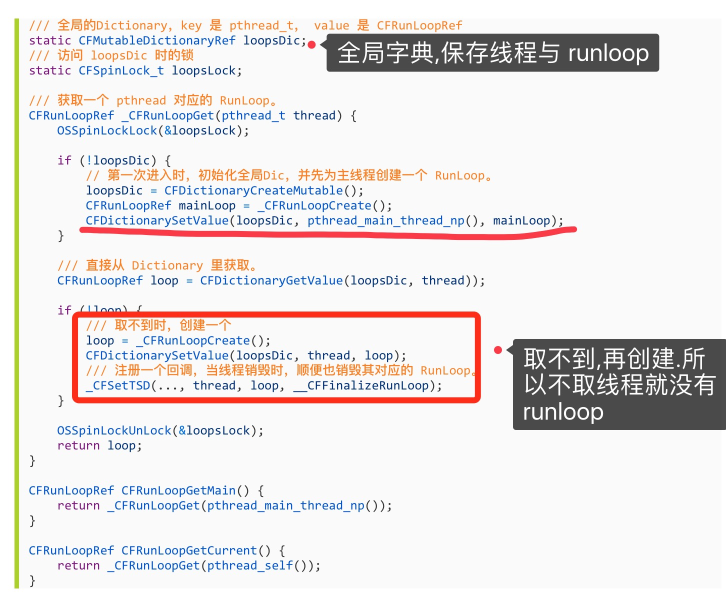
#> input picture runloop.png, 1452 x 1186 px (shown at 1/2 size)
$ python module_6.2.py runloop.png
#> lines starting #> are read from the running program, lines starting #| are printed output that depends on the picture
### decorator.py
#!/usr/bin/env python3
# -*- coding: utf-8 -*-

'time count'

__author__ = 'roni'


import functools
import time

import sys

'''
print(sys.version)
print(sys.getdefaultencoding())
print('我得到的'.encode('utf-8'))
'''

'''
def log(func):
	@functools.wraps(func)
	def wrapper(*args, **kw):
		print('begin call')
		return func(*args, **kw)
	return wrapper

@log
def new():
	print("end call")

f = new

print(new.__name__)
print(f.__name__)

# 装饰器”（Decorator）: 在代码运行期间动态增加功能的方式 => 本质上，decorator就是一个返回函数的高阶函数

f()


def log(text):
	def decorator(func):
		@functools.wraps(func)
		def wapper(*args, **kw):
			print("begin call")
		    return func(*args, **kw)
		return wrapper
'''


def log(func):
	@functools.wraps(func)
	def wrapper(*args, **kw):
		b = time.time()
		func(*args, **kw)
		e = time.time()
		r = e-b
		print("%s" % func.__name__,"use time:%.10f" % r)
	return wrapper

'''
@log
def funcTime(des):
	print(des)

funcTime("i zui shuai")
'''

#log(funcTime)()

'''
# 当函数的参数个数太多，需要简化时，使用functools.partial可以创建一个新的函数，这个新函数可以固定住原函数的部分参数，从而在调用时更简单
int2 = functools.partial(int, base = 2)
print(int2('10'))
'''

'''
print("========")

b = time.time()
funcTime()
e = time.time()
r = e-b
print("%s" % funcTime.__name__,"use time:%.10f" % r)
'''

# [2 lines that do not run on import are left out]

### module_6.2.py
#!/usr/bin/env python3
# -*- coding: utf-8 -*-

' a test module' # 一个字符串，表示模块的文档注释，任何模块代码的第一个字符串都被视为模块的文档注释

__author__ = "roni" # 使用__author__变量把作者写进去，这样当你公开源代码后别人就可以瞻仰你的大名

import sys

def test():
	args = sys.argv # argv变量，用list存储了命令行的所有参数,argv至少有一个元素，因为第一个参数永远是该.py文件的名称
	if len(args) == 1:
		print("hello world")
	elif len(args) == 2:
		print("Hello, %s" % args[1])
	else:
		print(" too many arguments")


if __name__ == '__main__':
	test()


from PIL import Image

im = Image.open("runloop.png")
#> im is the input picture: PIL image 1452x1186 RGB; mean R, G, B 232.4, 228.6, 228.1
print(im.format, im.size, im.mode)
#| JPEG (1452, 1186) RGB
im.thumbnail((200, 200))
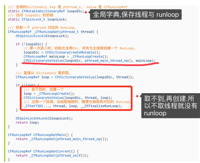
#> im: PIL image 200x163 RGB; mean R, G, B 232.3, 228.5, 228
im.save('thumb.jpg', 'JPEG')

import sys
print(sys.path)
sys.path.append("/modules") # 修改模块路径, 运行完失效
print(sys.path)


import functools
import time

def decorator_fib(func):
	@functools.wraps(func)
	def wrapper(*args, **kw):
		print(func(*args, **kw))
	return wrapper

@decorator_fib
def fibonacci(n):
#> called with n = 6
	if n < 1:
		return
	a,b = 1,1
	l = []
	for i in range(1, n+1):
		if i == 1:
			l = l + [a]
		elif i == 2:
			l = l + [b]
		else:
			a,b = b,a+b
			l = l + [b]
		i += 1
	return l[-1]


fibonacci(6)


'''
def fib02(n,a=1,b=1,l=[]):
	if n == 1:
		l = l + [a]
		return l
	elif n == 2:
		l = l + [b]
		return l
	else:
		a,b = b, a+b
		l = l+[b]
		return fib02(n-1, a,b,l)

print(fib02(6)[-1])


def fact(n):
	return fib03(n, 1)

def fib03(num,pro=1,a=1,b=1,l=[]):
	if num == 1:
		l = l+[a]
		pro = 1
		return l
	elif num == 2:
		l = l + [b]
		pro = 1
		return l
	else:
		a,b = b,a+b
		l = l + [b]
		pro = b
		return fib03(num-1,pro,a,b,l)

print(fact(6)[-1])
'''

import decorator

f0 = decorator.log(fibonacci)
f0(7)

$ run again, with 42744D3E-34C2-4630-B95C-CBE62965A7E8.png copied over runloop.png
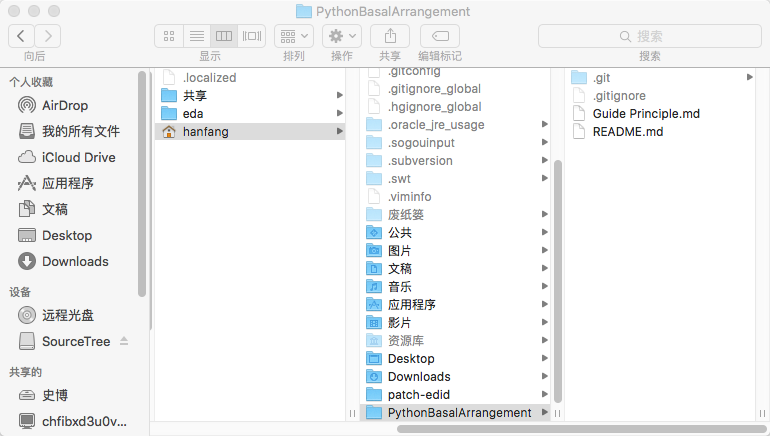
#> input picture 42744D3E-34C2-4630-B95C-CBE62965A7E8.png, 770 x 436 px
#> im is the input picture: PIL image 770x436 RGBA; mean R, G, B, A 242.9, 243.6, 244.1, 255
#| PNG (770, 436) RGBA
#> `im.thumbnail((200, 200))`:
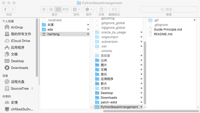
#> im: PIL image 200x113 RGBA; mean R, G, B, A 242.8, 243.5, 244, 255; transparent parts drawn white
